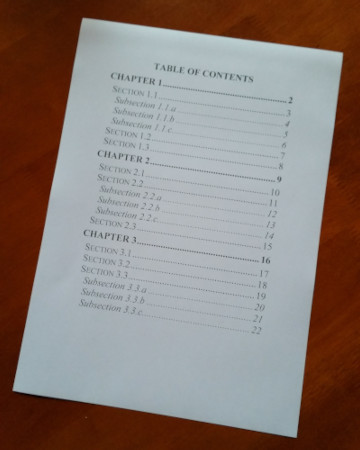
#> input picture 000_Perspective_correction_of_a_photo/document.jpg, 360 x 450 px
$ python main.py
#> lines starting #> are read from the running program, lines starting #| are printed output that depends on the picture; after the words box and inside, x2 and y2 are one past the last pixel; in counts of white or black regions, pixels touching at a corner belong together
from __future__ import annotations
from typing import TYPE_CHECKING
if TYPE_CHECKING:
    from numpy import ndarray

import cv2
import numpy as np

"""
https://www.youtube.com/watch?v=SQ3D1tlCtNg

How to do perspective correction?
1. Get a photo of the object with a background that makes it stand out and is uniform. White paper for example.
2. Turn the photo to grayscale.
3. Blur the details in the photo as much as possible, but make the edges stand out.
4. Find all the contours in the photo using an algorithm (Canny for example).
5. Find the biggest contour.
6. Approximate the contour to a shape with 4 points (if looking for a card - rectangle).
7. Calculate the new points from the old points.
8. Use the cv2 provided functions to do perspective correction.
"""

def biggest_contour(contours: list[ndarray]) -> ndarray:
    """
    Find the biggest contour by its max array.
    For each contour in the contours.
    Find the area.
    Filter out small contours.
    Find a shape that is closed.
    Approximate the shape and make sure the curve is cloded.
    Make sure the contour has 4 corners.
    :param contours: A list of all contours that we have found.
    :return: The positions of the biggest contour.
    """
    biggest: ndarray = np.array([])
    max_area: float = 0
    for i in contours:
        area: float = cv2.contourArea(i)
        if area > 1000:  # Filter out small contours
            peri: float = cv2.arcLength(i, True)  # Makes sure the shape is closed, has 4 corners
            approx: ndarray = cv2.approxPolyDP(i, 0.015 * peri, True)  # Approx to another shale and curve is closed.
            if area > max_area and len(approx) == 4:  # Make sure the contour has 4 corners.
                biggest: ndarray = approx
                max_area: float = area
    return biggest


img: ndarray = cv2.imread('document.jpg') # Read the image.
#> img is the input picture: shape (450, 360, 3); mean B, G, R 119.1, 124.6, 137.7
img: ndarray = cv2.resize(img, (250, 250))
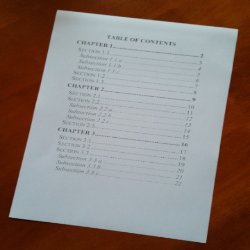
#> img: shape (250, 250, 3); mean B, G, R 119.1, 124.5, 137.6
img_original: ndarray = img.copy() # Copy the image

# Image modification
gray: ndarray = cv2.cvtColor(img, cv2.COLOR_BGR2GRAY) # Converts and image to a different colorspace
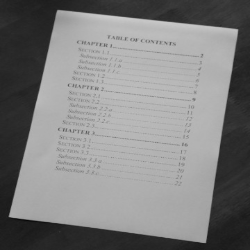
#> gray: shape (250, 250); min 7, max 203, mean 127.8
gray: ndarray = cv2.bilateralFilter(gray, 100, 10, 50)

"""
The bilateralFilter function in OpenCV is used for smoothing images while preserving edges.
It's a non-linear filter that replaces the intensity of each pixel with a weighted average
of its neighboring pixels, based on both spatial proximity and intensity similarity.
This means that nearby pixels that are similar in intensity contribute more to the
smoothing process, while pixels with distinct intensity values are preserved.
"""

edged: ndarray = cv2.Canny(gray, threshold1=10, threshold2=15) # Between and above are edges. (between only if connected to edges)
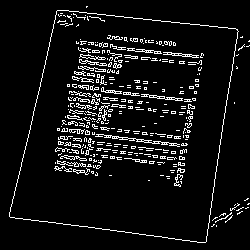
#> edged: shape (250, 250); 7.6% white in thin lines or dots

"""
The Canny edge detector is an edge detection operator that uses
a multi-stage algorithm to detect a wide range of edges in images.
"""

contours, hierarchy = cv2.findContours(edged.copy(), cv2.RETR_TREE, cv2.CHAIN_APPROX_SIMPLE)
#> contours = 524 contours, 505 with area under 20; largest, box (x1, y1, x2, y2) and area: (9, 10, 239, 243) 40532, (9, 10, 239, 243) 40532, (95, 134, 180, 147) 94, (141, 94, 183, 101) 66, (163, 52, 199, 58) 60

"""
The findContours function in OpenCV (cv2) is used to detect contours in a binary image.
Contours are simply outlines or curves representing the boundaries of objects in an image.
This function helps in various image processing tasks such as object detection,
shape analysis, and segmentation.
"""
contours: list[ndarray] = sorted(contours, key=cv2.contourArea, reverse=True)[:10]  # Sort them by biggest area
#> contours = 10 contours; largest, box (x1, y1, x2, y2) and area: (9, 10, 239, 243) 40532, (9, 10, 239, 243) 40532, (95, 134, 180, 147) 94, (141, 94, 183, 101) 66, (163, 52, 199, 58) 60

biggest: ndarray = biggest_contour(contours)  # Find biggest contour
#> the loop in biggest_contour, `for i in contours:` made 10 passes
#> (area, peri, biggest, max_area) on pass 1: (40532.5, 847.6, [[57, 10], [9, 216], [205, 242], [237, 29]], 40532.5)
#> (area, peri, approx) on pass 2: (40532, 847, [[57, 10], [238, 31], [205, 242], [9, 216]])
#> biggest = [[57, 10], [9, 216], [205, 242], [237, 29]]

cv2.drawContours(img, [biggest], -1, (0, 255, 0), 3)  # Draw the contours on the image.
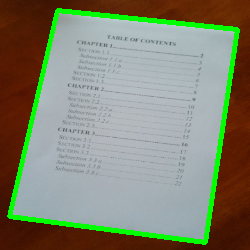
#> img: shape (250, 250, 3); 6.28% of pixels changed, all inside (x1, y1, x2, y2) = (7, 8, 240, 245)

# Pixel values in the original image
points: ndarray = biggest.reshape(4, 2)  # Reshapes the array so we have 4 corners with 2 points
#> points = [[57, 10], [9, 216], [205, 242], [237, 29]]
input_points: ndarray = np.zeros((4, 2), dtype="float32")  # Mark the input points

# Get all points
points_sum: ndarray = points.sum(axis=1)
#> points_sum = [67, 225, 447, 266]
input_points[0]: ndarray = points[np.argmin(points_sum)]
input_points[3]: ndarray = points[np.argmax(points_sum)]

points_diff: ndarray = np.diff(points, axis=1)
#> points_diff = [-47, 207, 37, -208]
input_points[1]: ndarray = points[np.argmin(points_diff)]
input_points[2]: ndarray = points[np.argmax(points_diff)]

(top_left, top_right, bottom_right, bottom_left) = input_points

# Get distances between points
bottom_width: float = np.sqrt(((bottom_right[0] - bottom_left[0]) ** 2) + ((bottom_right[1] - bottom_left[1]) ** 2))
top_width: float = np.sqrt(((top_right[0] - top_left[0]) ** 2) + ((top_right[1] - top_left[1]) ** 2))
right_height: float = np.sqrt(((top_right[0] - bottom_right[0]) ** 2) + ((top_right[1] - bottom_right[1]) ** 2))
left_height: float = np.sqrt(((top_left[0] - bottom_left[0]) ** 2) + ((top_left[1] - bottom_left[1]) ** 2))

# Output image size
max_width: int = max(int(bottom_width), int(top_width))
# max_height = max(int(right_height), int(left_height))
max_height: int = int(max_width * 1.414)  # for A4

# Desired points values in the output image
converted_points: ndarray = np.float32([[0, 0], [max_width, 0], [0, max_height], [max_width, max_height]])

# Perspective transformation
matrix: ndarray = cv2.getPerspectiveTransform(input_points, converted_points)
img_output: ndarray = cv2.warpPerspective(img_original, matrix, (max_width, max_height))
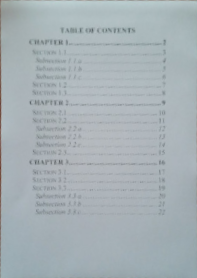
#> img_output: shape (278, 197, 3); mean B, G, R 181.8, 177, 167

# Image shape modification for hstack
gray: ndarray = np.stack((gray,) * 3, axis=-1)
#> gray: shape (250, 250, 3)
edged: ndarray = np.stack((edged,) * 3, axis=-1)
#> edged: shape (250, 250, 3); 7.6% white in thin lines or dots

img_hor: ndarray = np.hstack((img_original, gray, edged, img))
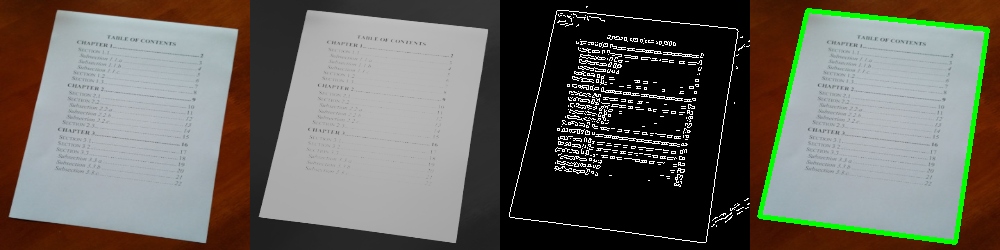
#> img_hor: shape (250, 1000, 3); mean B, G, R 94.7, 101.4, 103.7
cv2.imshow("Contour detection", img_hor)
cv2.imshow("Warped perspective", img_output)

# cv2.imwrite('output/document.jpg', img_output)

cv2.waitKey(0)
